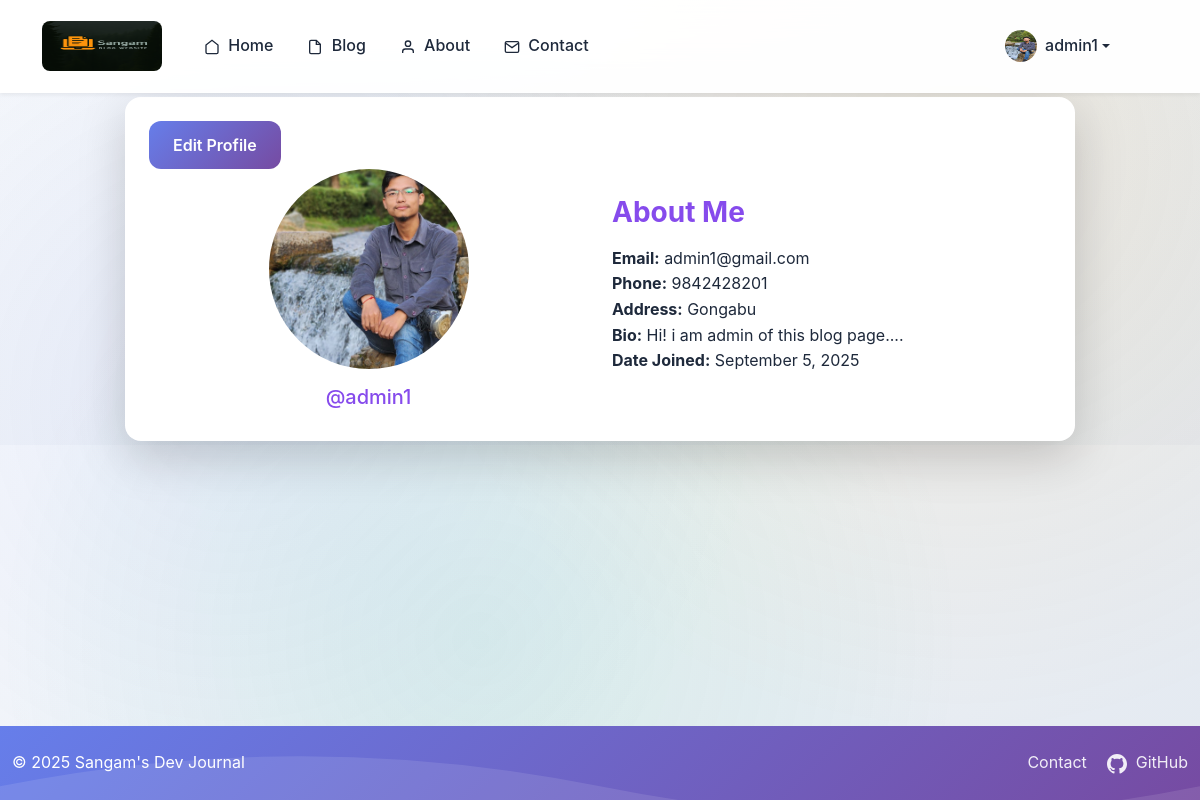
Screenshot of /profile/ (signed in) with the database file from the repository.
### blog/models.py (models this page shows, shortened)
class CustomUser(AbstractUser):
    email = models.EmailField()
    phone = models.CharField(max_length=15, blank=True)
    address = models.TextField(blank=True)
    profile_image = models.ImageField(upload_to='profiles/', blank=True, null=True)
    bio = models.TextField(blank=True)

### blog/views.py (the view)
# urls.py: path('profile/', views.profile_view, name='profile'),
@login_required
def profile_view(request):
    user = request.user
    return render(request, 'user/profile.html', {'user': user, 'fixed_footer': True})

### blog/templates/user/profile.html (shortened to what this page needs)
{% extends "base.html" %}
{% load static %}
{% block main-content %}
<div class="container py-1">
    <div class="row justify-content-center">
        <div class="col-md-10 profile-card shadow-lg rounded-4 p-4 bg-white">
            <div class="row align-items-center">
                <a href="{% url 'edit_profile' %}" class="btn-edit"><button class="btn btn-edit " style="background: var(--gradient-primary); color: white;">Edit Profile</button></a>
                <div class="col-md-6 text-center">
                    {% if user.profile_image %}
                    <img src="{{ user.profile_image.url }}" alt="{{ user.username }}"
                        class="img-fluid rounded-circle profile-img mb-3"
                        style="width: 200px; height: 200px; object-fit: cover;">
                    {% else %}
                    <img src="{% static 'blog/images/img1.jpg' %}" alt="{{ user.username }}"
                        class="img-fluid rounded-circle profile-img mb-3"
                        style="width: 200px; height: 200px; object-fit: cover;">
                    {% endif %}
                    <h5 class="text-muted" style="color: #864bec !important;">@{{ user.username }}</h5>
                </div>
                <div class="col-md-6">
                    <h3 class="fw-bold mb-3" style="color: #864bec !important;">About Me</h3>
                    <ul class="list-unstyled fs-6">
                        <li><strong style="background-color: --gradient-primary;">Email:</strong> {{ user.email }}</li>
                        <li><strong>Phone:</strong> {{ user.phone }}</li>
                        <li><strong>Address:</strong> {{ user.address }}</li>
                        <li><strong>Bio:</strong> {{ user.bio }}</li>
                        <li><strong>Date Joined:</strong> {{ user.date_joined|date:"F j, Y" }}</li>
                    </ul>
                </div>
            </div>
        </div>
    </div>
</div>
{% endblock main-content %}

### blog/templates/base.html (shortened to what this page needs)
<!DOCTYPE html>
{% load static %}
<html lang="en">
<head>
    <link href="https://cdn.jsdelivr.net/npm/bootstrap@5.3.7/dist/css/bootstrap.min.css" rel="stylesheet"
>
    <link rel="stylesheet" href="{% static 'blog/css/master.css' %}">
</head>
<body>
    <div class="floating-elements">
    </div>
    <nav class="navbar navbar-expand-lg" id="mainNavbar">
        <div class="container py-2">
            <a class="navbar-brand interactive" href="#">
                <img src="{% static 'blog/images/logo.png' %}" height="50" width="120" alt="MyBlog Logo" class="me-2">
            </a>
            <div class="collapse navbar-collapse" id="navbarSupportedContent">
                <ul class="navbar-nav me-auto mb-2 mb-lg-0">
                    <li class="nav-item">
                        <a class="nav-link {% if request.path == '/' %}active{% endif %}" href="{% url 'home' %}">
                            <svg width="16" height="16" viewBox="0 0 24 24" fill="none" stroke="currentColor"
                                stroke-width="2" class="me-1">
                                <path d="M3 9l9-7 9 7v11a2 2 0 0 1-2 2H5a2 2 0 0 1-2-2z" />
                            </svg>
                            Home
                        </a>
                    </li>
                    <li class="nav-item">
                        <a class="nav-link {% if request.path == '/blog/' %}active{% endif %}"
                            href="{% url 'blog_list' %}">
                            <svg width="16" height="16" viewBox="0 0 24 24" fill="none" stroke="currentColor"
                                stroke-width="2" class="me-1">
                                <path d="M14 2H6a2 2 0 0 0-2 2v16a2 2 0 0 0 2 2h12a2 2 0 0 0 2-2V8z" />
                                <polyline points="14,2 14,8 20,8" />
                            </svg>
                            Blog
                        </a>
                    </li>
                    <li class="nav-item">
                        <a class="nav-link {% if request.path == '/aboutus/' %}active{% endif %}"
                            href="{% url 'aboutus' %}">
                            <svg width="16" height="16" viewBox="0 0 24 24" fill="none" stroke="currentColor"
                                stroke-width="2" class="me-1">
                                <path d="M20 21v-2a4 4 0 0 0-4-4H8a4 4 0 0 0-4 4v2" />
                                <circle cx="12" cy="7" r="4" />
                            </svg>
                            About
                        </a>
                    </li>
                    <li class="nav-item">
                        <a class="nav-link {% if request.path == '/contact/' %}active{% endif %}"
                            href="{% url 'contact' %}">
                            <svg width="16" height="16" viewBox="0 0 24 24" fill="none" stroke="currentColor"
                                stroke-width="2" class="me-1">
                                <path d="M4 4h16c1.1 0 2 .9 2 2v12c0 1.1-.9 2-2 2H4c-1.1 0-2-.9-2-2V6c0-1.1.9-2 2-2z" />
                                <polyline points="22,6 12,13 2,6" />
                            </svg>
                            Contact
                        </a>
                    </li>
                </ul>
                <ul class="navbar-nav">
                    {% if user.is_authenticated %}
                    <li class="nav-item dropdown">
                        <a class="nav-link dropdown-toggle d-flex align-items-center" href="#" id="userDropdown"
                            role="button" data-bs-toggle="dropdown" aria-expanded="false">
                            {% if user.profile_image %}
                            <img src="{{ user.profile_image.url }}" alt="Profile" class="rounded-circle me-2" width="32"
                                height="32">
                            {% else %}
                            <img src="{% static 'blog/images/img1.jpg' %}" alt="Default Avatar"
                                class="rounded-circle me-2" width="32" height="32">
                            {% endif %}
                            <span>{{ user.get_full_name|default:user.username }}</span>
                        </a>
                    </li>
                    {% endif %}
                    <ul>
            </div>
        </div>
    </nav>
    {% block main-content %}
    {% endblock main-content %}
    <footer id="footer" class="footer text-center text-white py-4 {% if fixed_footer %}fixed-bottom{% endif %}">
        <div class="container-fluid">
            <div class="row align-items-center">
                <div class="col-md-6 text-md-start">
                    <p class="mb-0">© 2025 Sangam's Dev Journal</p>
                </div>
                <div class="col-md-6 text-md-end">
                    <a href="{% url 'contact' %}" class="me-3 interactive">Contact</a>
                    <a href="https://github.com/sangamthapa2892" target="_blank" class="interactive">
                        GitHub
                    </a>
                </div>
            </div>
        </div>
    </footer>
</body>
</html>

### blog/static/blog/css/master.css (style rules this page uses)
:root { --primary: #667eea; --primary-dark: #5a67d8; --secondary: #764ba2; --accent: #f59e0b; --accent-dark: #d97706; --success: #10b981; --danger: #ef4444; --warning: #f59e0b; --info: #3b82f6; --light: #f8fafc; --dark: #1e293b; --gradient-primary: linear-gradient( 135deg, var(--primary) 0%, var(--secondary) 100% ); --gradient-accent: linear-gradient( 135deg, var(--accent) 0%, var(--accent-dark) 100% ); --gradient-bg: linear-gradient(135deg, #f8fafc 0%, #e2e8f0 100%); --shadow-sm: 0 2px 4px rgba(0, 0, 0, 0.06); --shadow-md: 0 8px 25px rgba(0, 0, 0, 0.08); --shadow-lg: 0 15px 35px rgba(0, 0, 0, 0.15); --shadow-xl: 0 25px 50px rgba(0, 0, 0, 0.25); --border-radius: 16px; --transition: all 0.3s cubic-bezier(0.4, 0, 0.2, 1); }
* { scroll-behavior: smooth; }
body { background: var(--gradient-bg); font-family: "Inter", -apple-system, BlinkMacSystemFont, "Segoe UI", Roboto, sans-serif; line-height: 1.6; color: var(--dark); overflow-x: hidden; }
body::before { content: ""; position: fixed; top: 0; left: 0; width: 100%; height: 100%; background: radial-gradient( circle at 20% 50%, rgba(102, 126, 234, 0.1) 0%, transparent 50% ), radial-gradient( circle at 80% 20%, rgba(245, 158, 11, 0.1) 0%, transparent 50% ), radial-gradient( circle at 40% 80%, rgba(16, 185, 129, 0.1) 0%, transparent 50% ); z-index: -1; animation: backgroundFloat 20s ease-in-out infinite alternate; }
.navbar { background: rgba(255, 255, 255, 0.95) !important; backdrop-filter: blur(20px); border-bottom: 1px solid rgba(255, 255, 255, 0.2); box-shadow: var(--shadow-sm); transition: var(--transition); position: sticky; top: 0; z-index: 100; }
.navbar-brand { font-weight: 800; font-size: 1.5rem; background: var(--gradient-primary); -webkit-background-clip: text; -webkit-text-fill-color: transparent; background-clip: text; transition: var(--transition); }
.navbar-brand img { border-radius: 8px; transition: var(--transition); }
.navbar-nav .nav-link { color: var(--dark) !important; font-weight: 500; padding: 0.75rem 1rem !important; margin-left: 2px; border-radius: 8px; transition: var(--transition); position: relative; overflow: hidden; }
.navbar-nav .nav-link::before { content: ""; position: absolute; top: 0; left: -100%; width: 100%; height: 100%; background: var(--gradient-primary); transition: var(--transition); z-index: -1; }
.btn { border-radius: 12px; font-weight: 600; padding: 0.75rem 1.5rem; transition: var(--transition); position: relative; overflow: hidden; border: none; }
.btn::before { content: ""; position: absolute; top: 50%; left: 50%; width: 0; height: 0; border-radius: 50%; background: rgba(255, 255, 255, 0.3); transition: width 0.6s ease, height 0.6s ease; transform: translate(-50%, -50%); z-index: 0; }
footer { background: var(--gradient-primary) !important; margin-top: auto; position: relative; overflow: hidden; }
footer::before { content: ""; position: absolute; top: 0; left: 0; right: 0; bottom: 0; background-size: cover; }
footer a { color: rgba(255, 255, 255, 0.9) !important; text-decoration: none; transition: var(--transition); position: relative; }
footer a::after { content: ""; position: absolute; bottom: -2px; left: 0; width: 0; height: 2px; background: var(--accent); transition: var(--transition); }
.floating-elements { position: fixed; top: 50%; right: 2rem; transform: translateY(-50%); z-index: 100; display: flex; flex-direction: column; gap: 1rem; }
.interactive { transition: var(--transition); }

### rows the page displays
CustomUser: profile_image (picture), get_full_name "admin1", username "admin1", email "admin1@gmail.com", phone "9842428201", address "Gongabu", bio "Hi! i am admin of this blog page....", date_joined "September 5, 2025"
